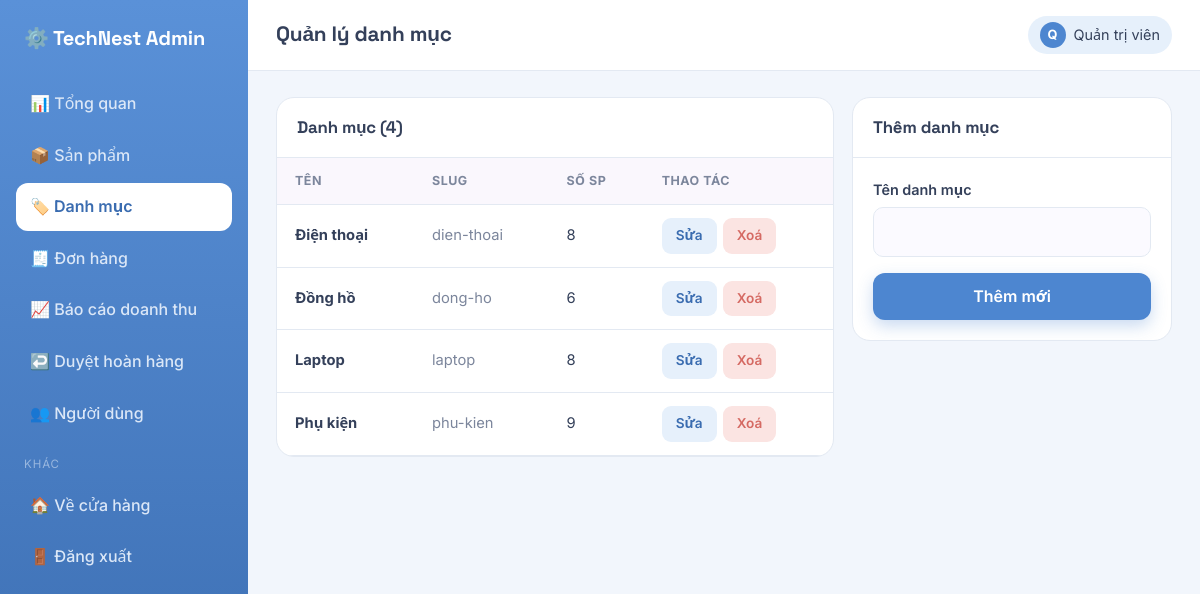
Screenshot of /admin/categories.php (signed in) with the database file from the repository.
### tables this page shows
CREATE TABLE categories (
  id          INT AUTO_INCREMENT PRIMARY KEY,
  name        VARCHAR(100) NOT NULL,
  slug        VARCHAR(120) NOT NULL,
  created_at  TIMESTAMP DEFAULT CURRENT_TIMESTAMP
);

### includes/functions.php (called while the page is built, shortened)
<?php
function e($value)
{
    return htmlspecialchars((string)$value, ENT_QUOTES, 'UTF-8');
}

### admin/categories.php (the view, shortened to what this page needs)
<?php
require_once __DIR__ . '/../includes/functions.php';
$edit = null;
$rows = $pdo->query(
    'SELECT c.*, (SELECT COUNT(*) FROM products p WHERE p.category_id=c.id) AS product_count
     FROM categories c ORDER BY c.name'
)->fetchAll();
include __DIR__ . '/includes/header.php';
?>
<div style="display:grid;grid-template-columns:1fr 320px;gap:18px;align-items:start">
  <div class="panel">
    <div class="panel-head"><h3>Danh mục (<?= count($rows) ?>)</h3></div>
    <table class="table">
      <thead><tr><th>Tên</th><th>Slug</th><th>Số SP</th><th>Thao tác</th></tr></thead>
      <tbody>
        <?php if (!$rows): ?>
          <tr><td colspan="4" style="text-align:center;color:var(--muted)">Chưa có danh mục</td></tr>
        <?php else: foreach ($rows as $c): ?>
          <tr>
            <td><strong><?= e($c['name']) ?></strong></td>
            <td style="color:var(--muted)"><?= e($c['slug']) ?></td>
            <td><?= $c['product_count'] ?></td>
            <td>
              <div class="actions">
                <a class="btn btn-ghost btn-sm" href="?action=edit&id=<?= $c['id'] ?>">Sửa</a>
                <a class="btn btn-danger btn-sm" href="?action=delete&id=<?= $c['id'] ?>"
                   data-confirm="Xoá danh mục “<?= e($c['name']) ?>”? Sản phẩm sẽ bị gỡ khỏi danh mục.">Xoá</a>
              </div>
            </td>
          </tr>
        <?php endforeach; endif; ?>
      </tbody>
    </table>
  </div>
  <div class="panel">
    <div class="panel-head"><h3><?= $edit ? 'Sửa danh mục' : 'Thêm danh mục' ?></h3></div>
    <form method="post" style="padding:20px">
      <div class="field">
        <label>Tên danh mục</label>
        <input type="text" name="name" value="<?= e($edit['name'] ?? '') ?>" required autofocus>
      </div>
      <button class="btn btn-primary btn-block"><?= $edit ? 'Cập nhật' : 'Thêm mới' ?></button>
    </form>
  </div>
</div>
<?php include __DIR__ . '/includes/footer.php'; ?>

### assets/css/style.css (style rules this page uses)
:root { --bg: #f2f6fc; --surface: #ffffff; --ink: #34405a; --muted: #7c869c; --line: #e3e9f2; --primary: #4d86d0; --primary-d: #3a6cb0; --primary-soft: #e6f0fb; --accent: #f3a3c2; --accent-d: #d76d99; --accent-ink: #a83a66; --accent-soft: #fce9f1; --mint: #bfe6d6; --ok: #3f9e77; --warn: #cf9648; --danger: #d56a63; --radius: 18px; --shadow: 0 12px 30px rgba(70, 110, 180, 0.14); --shadow-sm: 0 4px 14px rgba(70, 110, 180, 0.09); }
* { box-sizing: border-box; margin: 0; padding: 0; }
body { font-family: "Inter", system-ui, -apple-system, "Segoe UI", Roboto, sans-serif; background: var(--bg); color: var(--ink); line-height: 1.6; -webkit-font-smoothing: antialiased; }
h1, h2, h3, .brand { font-family: "Space Grotesk", "Inter", sans-serif; font-weight: 700; letter-spacing: -0.01em; }
a { color: inherit; text-decoration: none; }
.btn { display: inline-flex; align-items: center; gap: 8px; padding: 11px 22px; border-radius: 12px; border: none; font: inherit; font-weight: 600; cursor: pointer; transition: transform 0.12s ease, box-shadow 0.12s ease, background 0.15s; white-space: nowrap; }
.btn-primary { background: var(--primary); color: #fff; box-shadow: 0 6px 16px rgba(77, 134, 208, 0.3); }
.btn-ghost { background: var(--primary-soft); color: var(--primary-d); }
.btn-danger { background: #fbe4e2; color: var(--danger); }
.btn-sm { padding: 7px 14px; font-size: 0.85rem; border-radius: 9px; }
.btn-block { width: 100%; justify-content: center; }
.field { margin-bottom: 16px; }
.field label { display: block; font-weight: 600; font-size: 0.9rem; margin-bottom: 6px; }
.field input, .field textarea, .field select { width: 100%; padding: 11px 13px; border: 1px solid var(--line); border-radius: 10px; font: inherit; background: #fbfaff; }
.panel { background: var(--surface); border: 1px solid var(--line); border-radius: var(--radius); overflow: hidden; }
.panel-head { padding: 16px 20px; border-bottom: 1px solid var(--line); display: flex; align-items: center; justify-content: space-between; }
.panel-head h3 { font-size: 1.05rem; }
.table { width: 100%; border-collapse: collapse; }
.table th, .table td { padding: 13px 18px; text-align: left; border-bottom: 1px solid var(--line); font-size: 0.92rem; }
.table th { background: #faf7fd; font-size: 0.78rem; text-transform: uppercase; letter-spacing: 0.04em; color: var(--muted); }
.actions { display: flex; gap: 6px; }

### rows the page displays
categories: name "Điện thoại", slug "dien-thoai", product_count "8"
categories: name "Đồng hồ", slug "dong-ho", product_count "6"
categories: name "Laptop", slug "laptop", product_count "8"
categories: name "Phụ kiện", slug "phu-kien", product_count "9"

### other values shown
$title "Quản lý danh mục"
mb_strtoupper(mb_substr(current_user()['full_name'],0,1)) "Q"
current_user()['full_name'] "Quản trị viên"
count($rows) "4"
